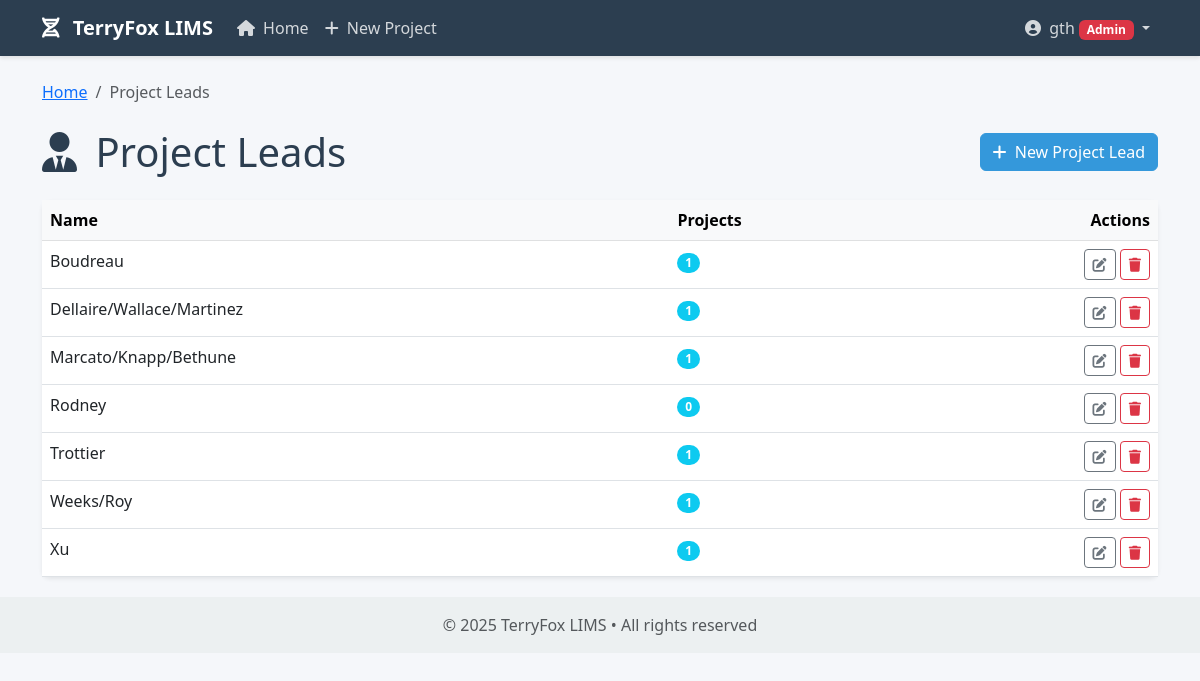
/project-leads/ (signed in), run on an earlier commit of the app's database.
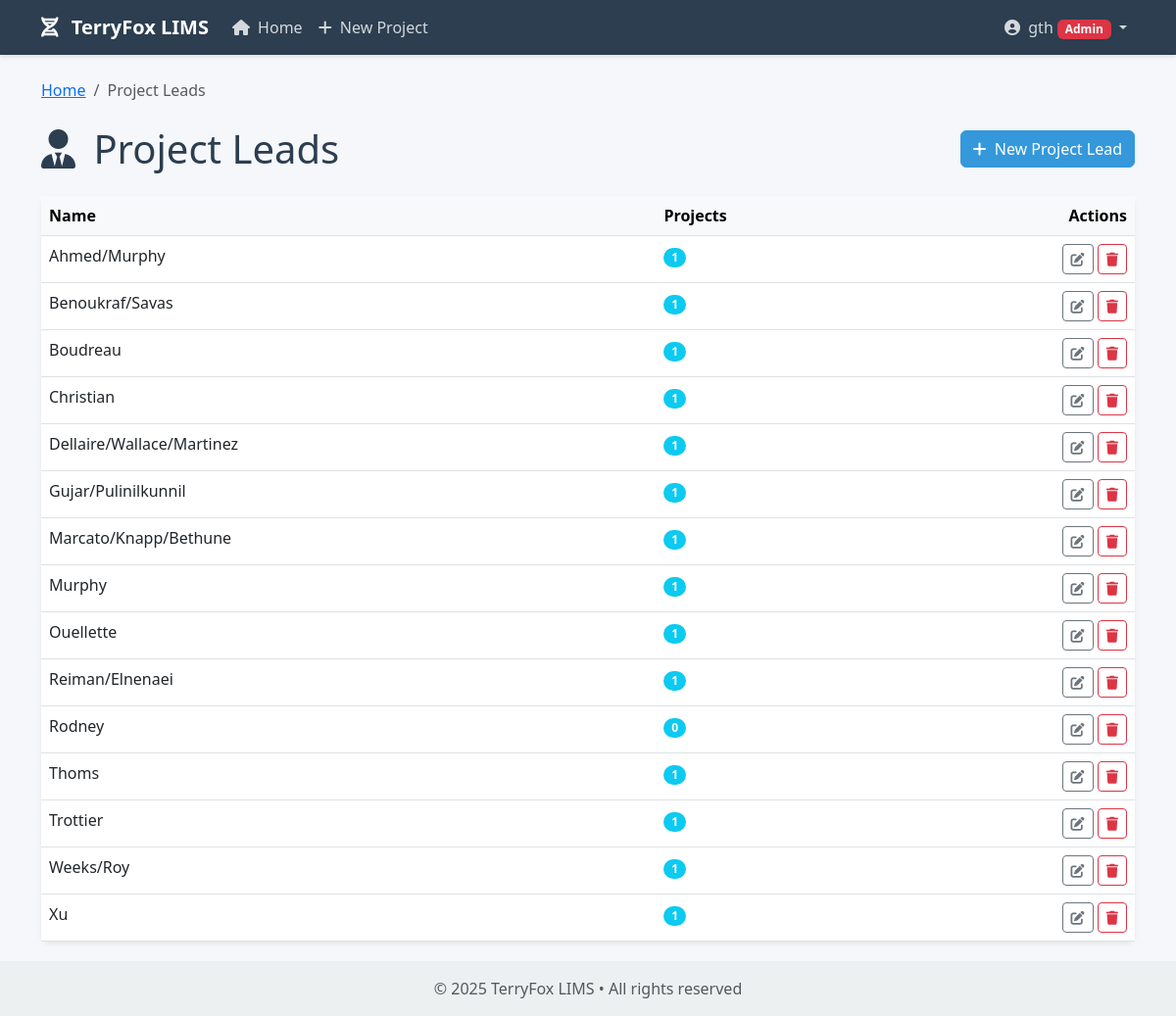
And on a later commit of the database.
### core/models.py (models this page shows, shortened)
class ProjectLead(models.Model):
    name = models.CharField(max_length=255, unique=True)
    class Meta:
        ordering = ['name']
        verbose_name = _('Project Lead')
        verbose_name_plural = _('Project Leads')

### core/views.py (the view)
# urls.py: path('project-leads/', views.project_lead_list, name='project_lead_list'),
@login_required
@permission_required('core.view_projectlead', raise_exception=True)
def project_lead_list(request):
    leads = ProjectLead.objects.all().order_by('name')
    project_counts = {}
    for lead in leads:
        project_counts[lead.id] = lead.projects.count()
    project_counts_json = {str(k): v for k, v in project_counts.items()}
    return render(request, 'core/project_lead_list.html', {
        'leads': leads,
        'project_counts': project_counts,
        'project_counts_json': project_counts_json,
    })

### core/templatetags/core_extras.py (called while the page is built)
@register.filter
def get_item(dictionary, key):
    if not dictionary:
        return 0
    try:
        key = str(key)  # Ensure key is a string for JSON serialization
        if isinstance(dictionary, dict):
            return dictionary.get(key, 0)
        elif hasattr(dictionary, 'get'):
            return dictionary.get(key, 0)
        else:
            return 0
    except:
        return 0

@register.filter
def to_json(value):
    return json.dumps(value)

### templates/core/project_lead_list.html (shortened to what this page needs)
{% extends 'base.html' %}
{% load crispy_forms_tags %}
{% load core_extras %}
{% block content %}
<nav aria-label="breadcrumb" class="mb-4">
    <ol class="breadcrumb">
        <li class="breadcrumb-item"><a href="{% url 'home' %}">Home</a></li>
        <li class="breadcrumb-item active">Project Leads</li>
    </ol>
</nav>
<div class="d-flex justify-content-between align-items-center mb-4">
    <h1 class="mb-0"><i class="fas fa-user-tie me-2"></i> Project Leads</h1>
    <a href="{% url 'project_lead_create' %}" class="btn btn-primary">
        <i class="fas fa-plus me-1"></i> New Project Lead
    </a>
</div>
{% if leads %}
<div class="card shadow-sm">
    <div class="card-body p-0">
        <div class="table-responsive">
            <table class="table table-hover mb-0">
                <thead class="table-light">
                    <tr>
                        <th>Name</th>
                        <th>Projects</th>
                        <th class="text-end">Actions</th>
                    </tr>
                </thead>
                <tbody>
                    {% for lead in leads %}
                    <tr>
                        <td>{{ lead.name }}</td>
                        <td>
                            <span class="badge bg-info rounded-pill" data-lead-id="{{ lead.id }}">
                                {{ project_counts|get_item:lead.id }}
                            </span>
                        </td>
                        <td class="text-end">
                            <a href="{% url 'project_lead_update' lead_id=lead.id %}" class="btn btn-sm btn-outline-secondary">
                                <i class="fas fa-edit"></i>
                            </a>
                            <a href="{% url 'project_lead_delete' lead_id=lead.id %}" class="btn btn-sm btn-outline-danger {% if project_counts|get_item:lead.id > 0 %}disabled{% endif %}">
                                <i class="fas fa-trash"></i>
                            </a>
                        </td>
                    </tr>
                    {% endfor %}
                </tbody>
            </table>
        </div>
    </div>
</div>
{% else %}
<div class="alert alert-info" role="alert">
    <i class="fas fa-info-circle me-2"></i> No project leads available yet.
    <a href="{% url 'project_lead_create' %}" class="alert-link">Create the first project lead</a>.
</div>
{% endif %}
{% endblock %}

What changed in the data, as far as the page shows it:
added ProjectLead: name "Ahmed/Murphy"
added ProjectLead: name "Benoukraf/Savas"
added ProjectLead: name "Christian"
added ProjectLead: name "Gujar/Pulinilkunnil"
added ProjectLead: name "Murphy"
added ProjectLead: name "Ouellette"
added ProjectLead: name "Reiman/Elnenaei"
added ProjectLead: name "Thoms"
